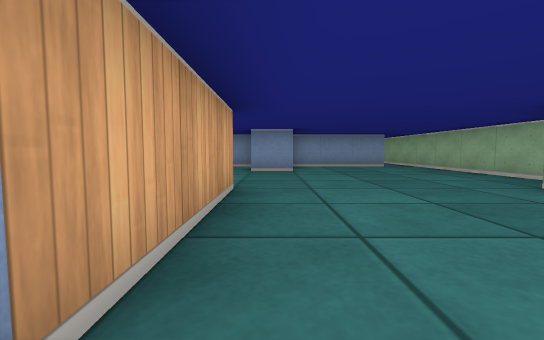
[1] (above)

17 first-person views from a walk through a cub3D ray-caster map. The camera is about half as high as the walls, tilts 4° down and sees 90° across. The floor is counted in squares. Each view is taken from the middle of a square. On the plan, view 1 faces up. The plan holds only what a view shows up to about 9 squares ahead; the rest is blank.

[2]
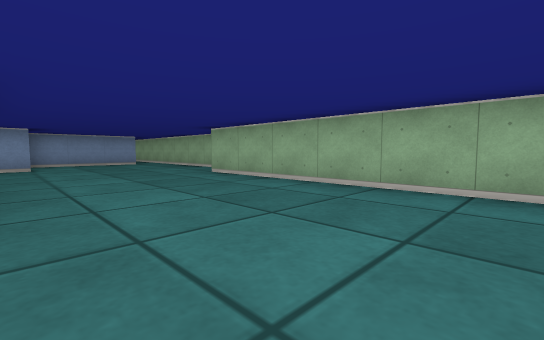

[3]
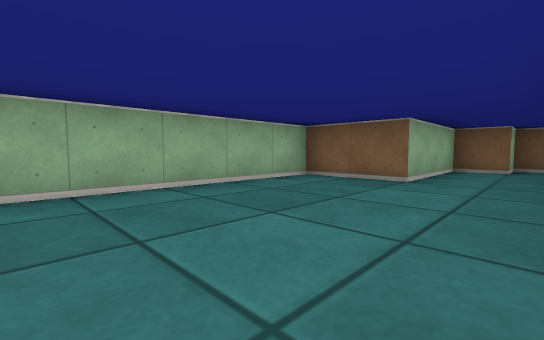

[4]
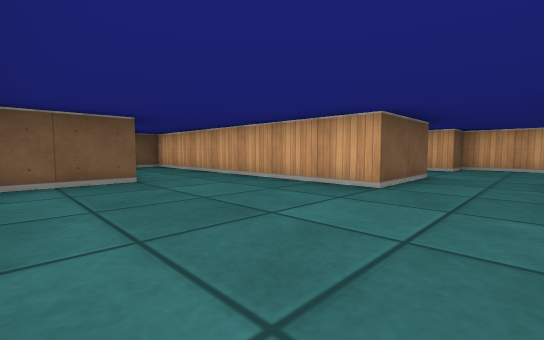

[5]
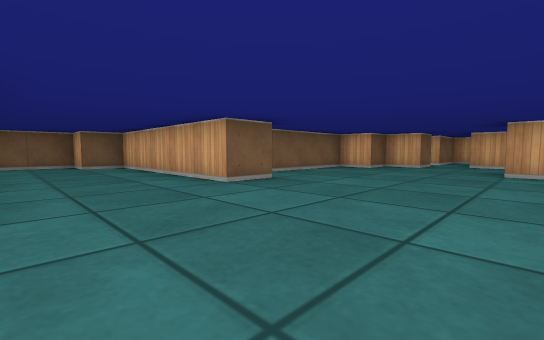

[6]
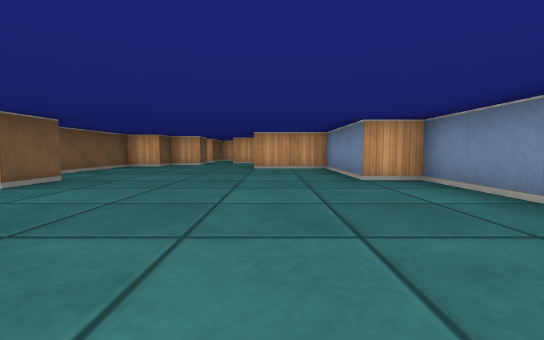

[7]
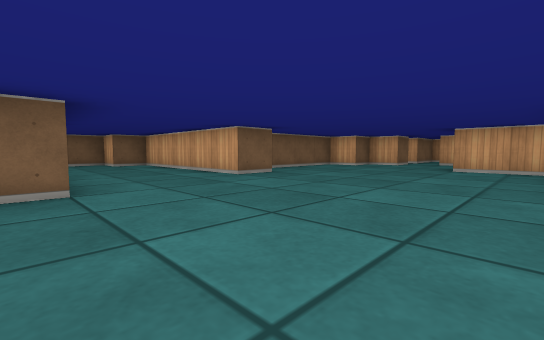

[8]
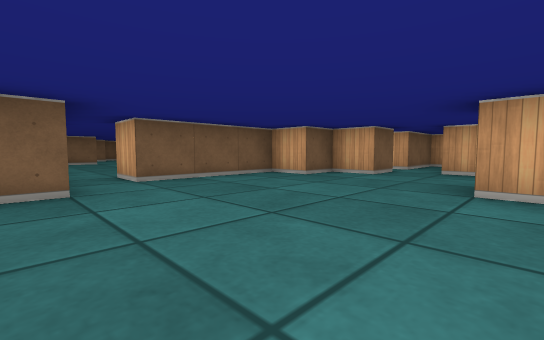

[9]
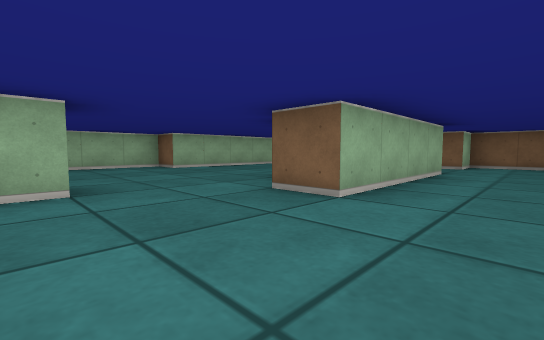

[10]
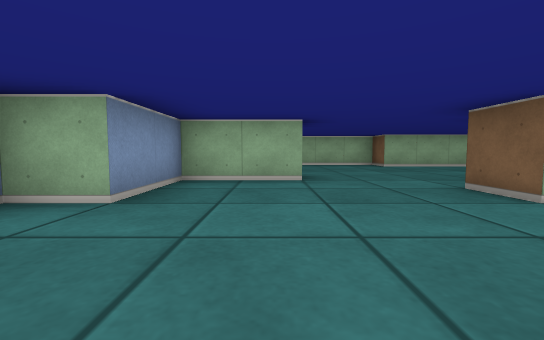

[11]
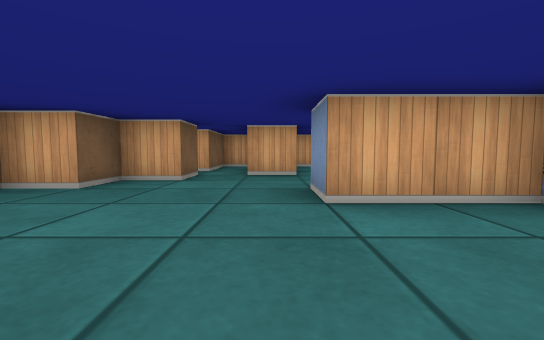

[12]
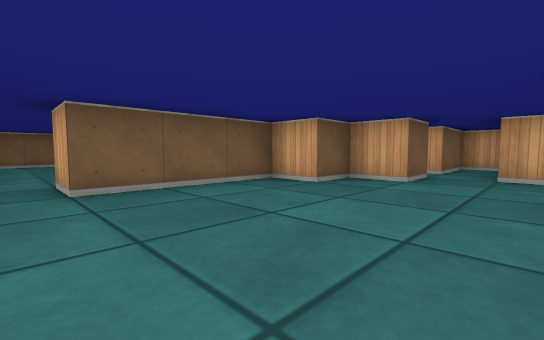

[13]
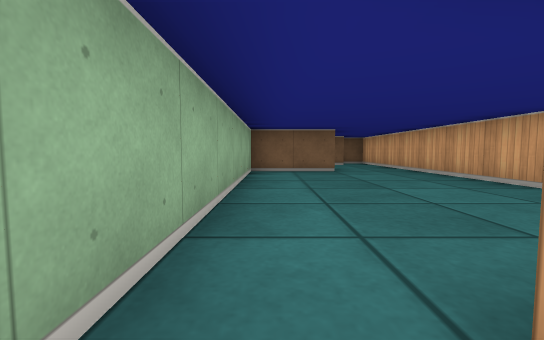

[14]
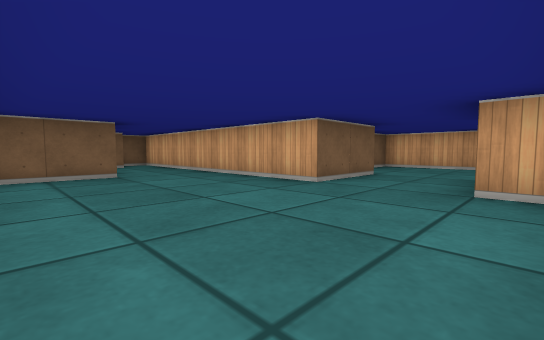

[15]
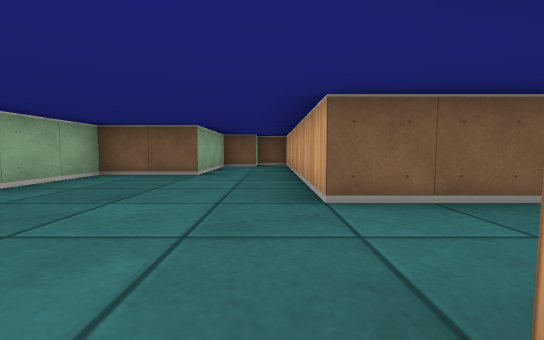

[16]
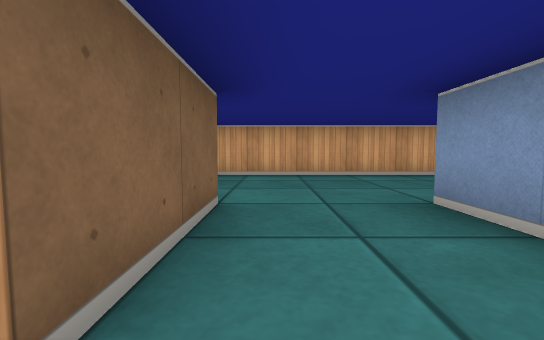

[17]
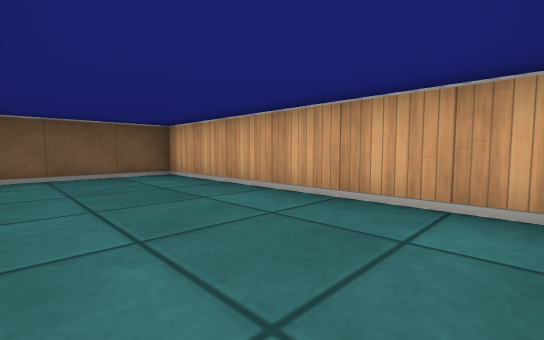

### Floor plan
Points are (right, up) in squares from view 1. A wall is a line through its corners. A room is listed if a view was taken in it or the views show most of it. See-through windows are left out.
Room 1 (views 1, 2, 3, 4)
walls: (-0.5, 3.5) (-0.5, 0.4); (-2.5, -1.5) (-0.5, -1.5) (-0.5, -8.5) (0.5, -8.5) (0.5, -7.5) (1.5, -7.5) (1.5, -4.5) (3.5, -4.5) (3.5, 3.5) (4.5, 3.5) (4.5, 9.1); (0.6, 6.5) (-0.5, 6.5); (3.6, 8.5) (0.6, 8.5)
ways out: opening at (-1.5, -0.5) to room 2; opening at (-0.5, 5.5) to room 2; opening at (4, 9)
Room 2 (views 5, 6, 7, 8, 9, 10, 11, 12, 13)
walls: (-6.6, 3.5) (-5.5, 3.5) (-5.5, -1.5) (-4.5, -1.5) (-4.5, -2.5) (-2.5, -2.5) (-2.5, -1.5); (-4.4, 9.5) (-6.5, 9.5) (-6.5, 8.5) (-9.5, 8.5) (-9.5, 6.5) (-10.5, 6.5); (-12.6, 4.5) (-11.5, 4.5) (-11.5, 3.5) (-10.5, 3.5) (-10.5, 2.5) (-7.5, 2.5) (-7.5, 1.5); (-12.5, 6.5) (-12.5, 5.5); (-2.5, 0.5) (-2.5, 4.5) (-1.5, 4.5); (-0.5, 6.5) (-0.5, 8.5) (-2.5, 8.5) (-2.5, 9.5); (-15.5, 5.2) (-15.5, 4.5) (-13.5, 4.5) (-13.5, 4)
ways out: opening at (-1.5, -0.5) to room 1; opening at (-0.5, 5.5) to room 1; opening at (-7, 2) to room 3; opening at (-13, 4) to room 4; opening at (-13, 7.5)
Room 3 (views 14, 15, 16)
walls: (-10.5, 1.1) (-10.5, 0.5); (-11.4, 0.5) (-12.5, 0.5); (-12.6, -1.5) (-10.5, -1.5) (-10.5, -8.5) (-9.8, -8.5); (-9.6, -7.5) (-8.5, -7.5) (-8.5, -4.5) (-6.5, -4.5) (-6.5, 1.6)
ways out: opening at (-7, 2) to room 2; opening at (-11.5, -0.5) to room 4
Room 4 (view 17)
walls: (-15.5, 3.1) (-15.5, -2.5) (-12.9, -2.5)
ways out: opening at (-13, 4) to room 2; opening at (-11.5, -0.5) to room 3

Where each view was taken, in squares from view 1:
view 1: 0 up, 0 right, facing up
view 2: 2 down, 0 right, facing up-right
view 3: 0 up, 0 right, facing down-right
view 4: 0 up, 3 right, facing down-left
view 5: 7 up, 3 left, facing down-left
view 6: 7 up, 2 left, facing left
view 7: 8 up, 2 left, facing down-left
view 8: 7 up, 6 left, facing down-left
view 9: 7 up, 4 left, facing down-right
view 10: 7 up, 5 left, facing right
view 11: 6 up, 7 left, facing left
view 12: 6 up, 7 left, facing down-left
view 13: 2 up, 7 left, facing down
view 14: 1 up, 7 left, facing down-left
view 15: 1 up, 10 left, facing down
view 16: 1 down, 10 left, facing left
view 17: 3 up, 13 left, facing down-left
